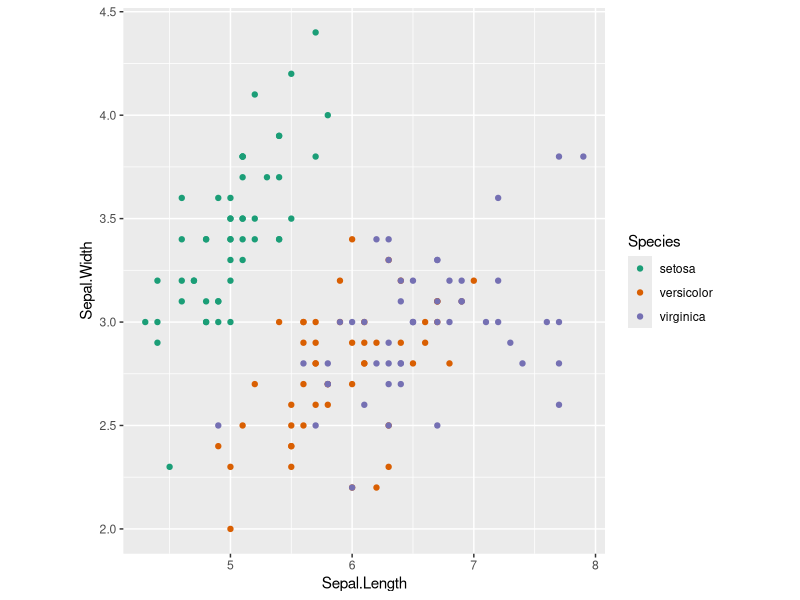

Reproduce this figure in R.
## ---- chunk 1
knitr::opts_chunk$set(echo = TRUE)
## ---- chunk 2
library(ggplot2)
ggplot(iris, aes(x=Sepal.Length, y=Sepal.Width, colour=Species)) + 
  geom_point() + 
  coord_fixed(ratio=1.7) + 
  scale_color_brewer(palette = "Dark2")

